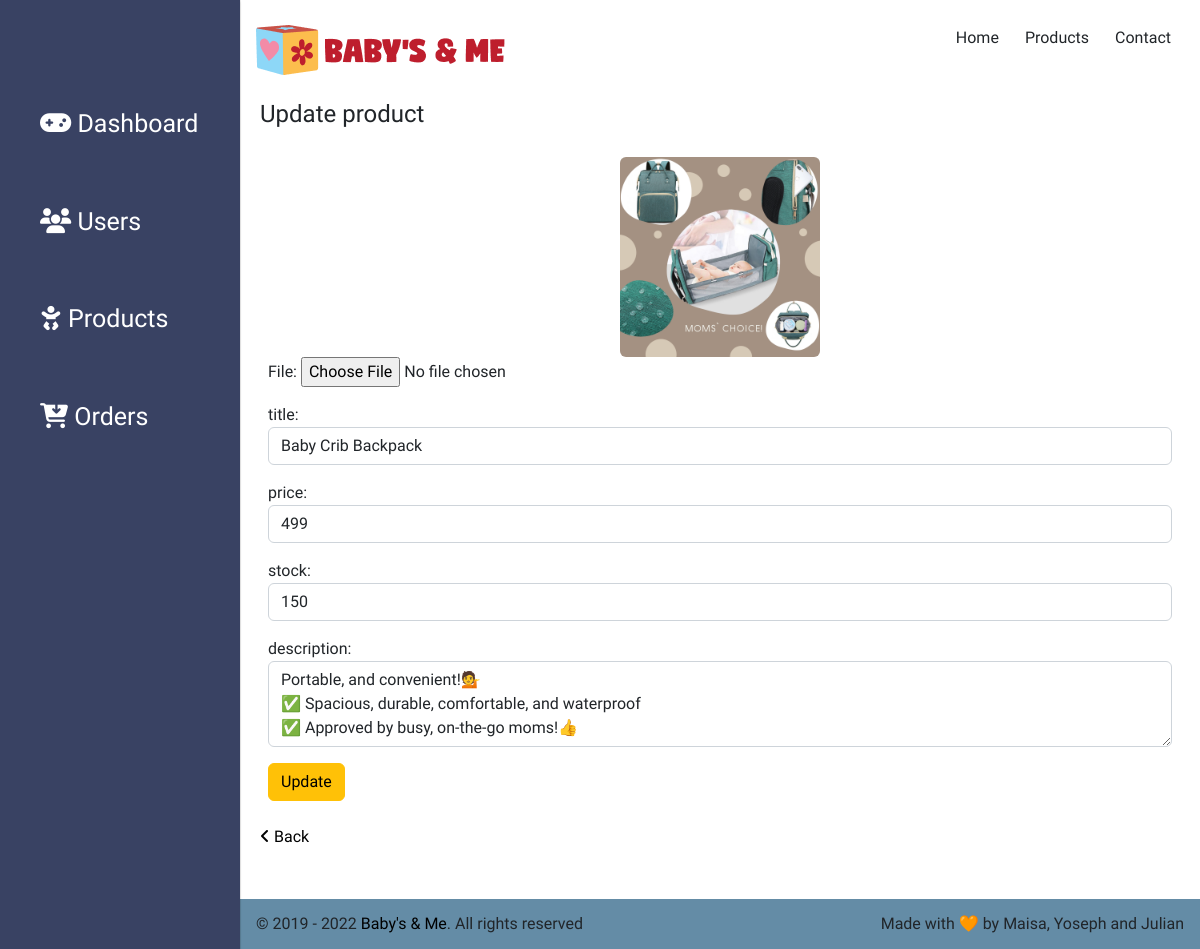
The app's page /admin/update-product.php?productId=3 with its own data.
### tables this page shows
CREATE TABLE `products` (
  `id` int(11) NOT NULL,
  `title` varchar(90) NOT NULL,
  `description` text NOT NULL,
  `price` int(11) NOT NULL,
  `stock` int(11) NOT NULL,
  `img_url` varchar(255) NOT NULL
);

### src/config.php (called while the page is built, shortened)
<?php
require(SRC_PATH . '/dbconnect.php');
require(SRC_PATH . '/app/ProductDbHandler.php');
$productDbHandler = new ProductDbHandler($pdo);

### src/app/ProductDbHandler.php (called while the page is built, shortened)
<?php
class ProductDbHandler
{
    public function __construct($pdo) {
        $this->pdo = $pdo;
    }
    public function fetchProductById($id)
    {
        $sql = "SELECT * FROM products WHERE id = :id";
        $stmt = $this->pdo->prepare($sql);
        $stmt->bindParam(':id', $id);
        $stmt->execute();
        return $stmt->fetch();
    }
}

### public/admin/update-product.php (the view, shortened to what this page needs)
<?php
  require('../../src/config.php');
  $products = $productDbHandler->fetchProductById($_GET['productId']);
?>
<?php include('layout/header.php'); ?>
<div id="content">
    <h4>Update product</h4>
    <table class="table">
        <form method="POST" action="#" enctype="multipart/form-data">
            <tr>
                <td>
                    <image class="rounded mx-auto d-block" src="<?=$products['img_url']?>"
                        style="width:200px;height:auto;">
                        <label>File:</label>
                        <input type="file" name="uploadedFile"><br>
                </td>
            </tr>
            <tr>
                <td>
                    <label for="input1">title:</label><br>
                    <input type="text" class="text form-control" name="title"
                        value="<?=htmlentities($products['title']) ?>">
                </td>
            </tr>
            <tr>
                <td>
                    <label for="input5">price:</label><br>
                    <input type="text" class="text form-control" name="price"
                        value="<?=htmlentities($products['price']) ?>">
                </td>
            </tr>
            <tr>
                <td>
                    <label for="input6">stock:</label><br>
                    <input type="text" class="text form-control" name="stock"
                        value="<?=htmlentities($products['stock']) ?>">
                </td>
            </tr>
            <tr>
                <td>
                    <label for="input2">description:</label><br>
                    <textarea type="text" rows="3" class="text form-control" name="description"
                        value="<?=htmlentities($products['description']) ?>"><?=htmlentities($products['description']) ?></textarea>
                </td>
            </tr>
            <tr>
                <td id="product">
                    <input type="submit" class="btn btn-warning" value="Update" name="updateProductBtn">
                </td>
        </form>
    </table>
    <a href="products.php"><i class="fas fa-angle-left"></i> Back</a>
</div>
<?php include('layout/footer.php'); ?>

### public/admin/css/style.css (style rules this page uses)
body { margin: 0; padding: 0; font-family: 'Mukta', sans-serif; box-sizing: border-box; }
table { margin-top: 20px; }
td { vertical-align: baseline; }
a { text-decoration: none; color: #000; }
td { border:none; }
#content { margin: 50px 20px; }

### records on screen
products: img_url (picture), title "Baby Crib Backpack", price "499", stock "150", description "Portable, and convenient!💁 ✅ Spacious, durable, comfortable, and waterproof ✅ Approved by busy, on-the-go moms!👍"
